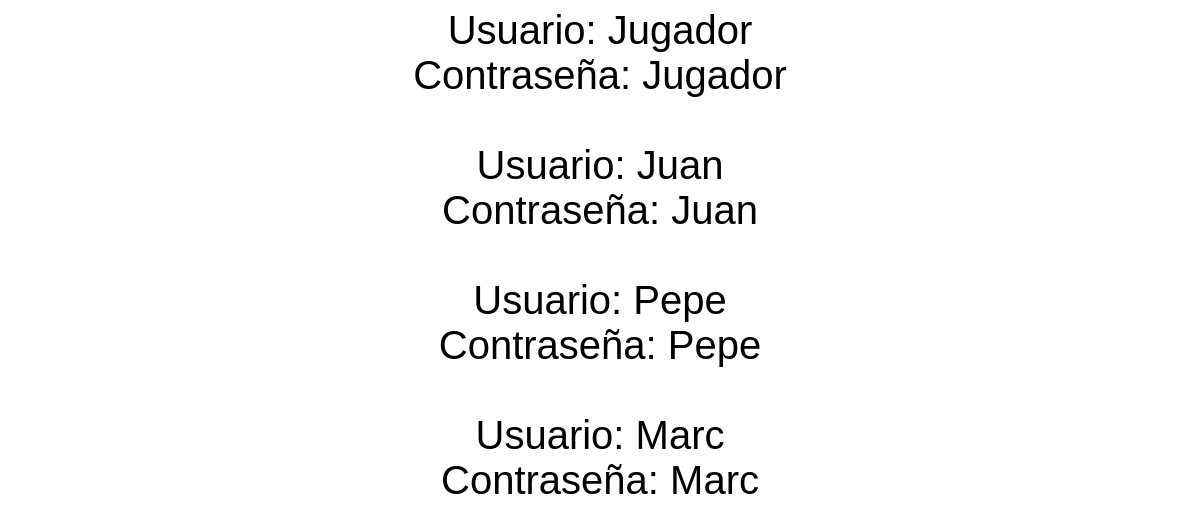
The app's page /Bases_Primeros/Select1.php, older data.
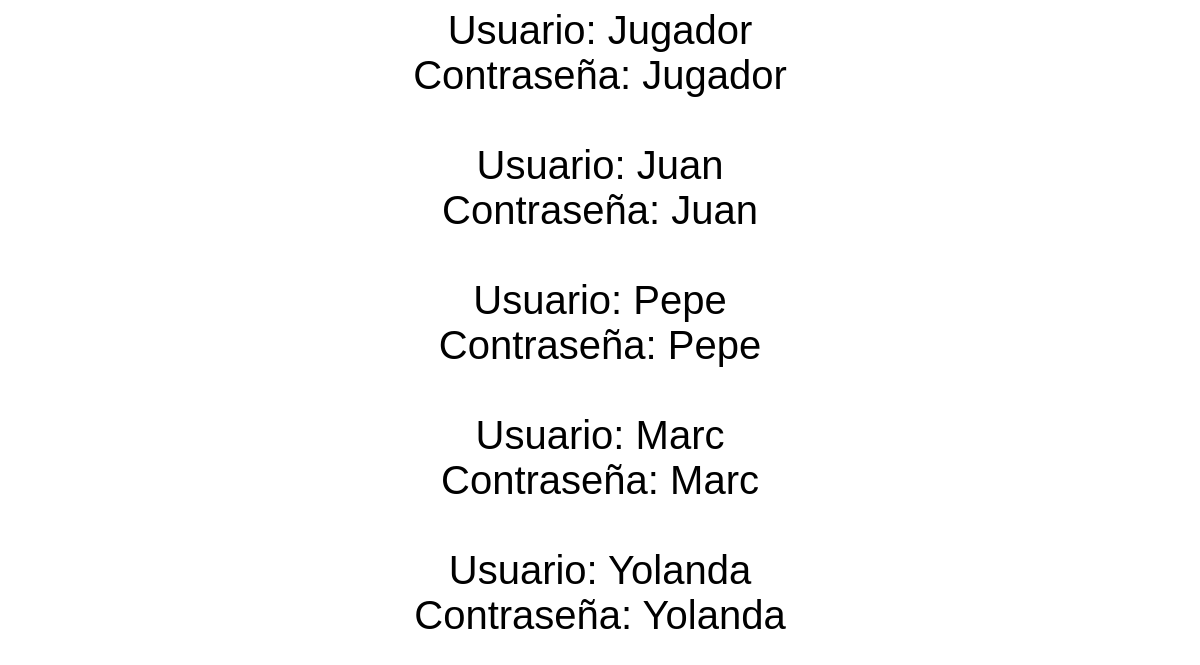
The same page, newer data.
### tables this page shows
CREATE TABLE `bdsimon` (
  `Id` int(11) NOT NULL,
  `Us` text NOT NULL,
  `Contr` text NOT NULL,
  `Rol` text NOT NULL
);

### Bases_Primeros/Select1.php (the view, shortened to what this page needs)
<?php
$conn = new mysqli('localhost', 'root', '', 'bdsimon', 3307);
$query = "SELECT Us, Contr FROM bdsimon";
$result = $conn->query($query);
$numRows = $result->num_rows;
for ($j = 0; $j < $numRows; ++$j) {
    $result->data_seek($j);
    $row = $result->fetch_assoc();
    if ($row) {
        echo 'Usuario: ' . htmlspecialchars($row['Us']) . '<br>';
        echo 'Contraseña: ' . htmlspecialchars($row['Contr']) . '<br><br>';
    }}
?>

Row changes from the older to the newer data that the page shows:
added bdsimon: Us "Yolanda", Contr "Yolanda"
